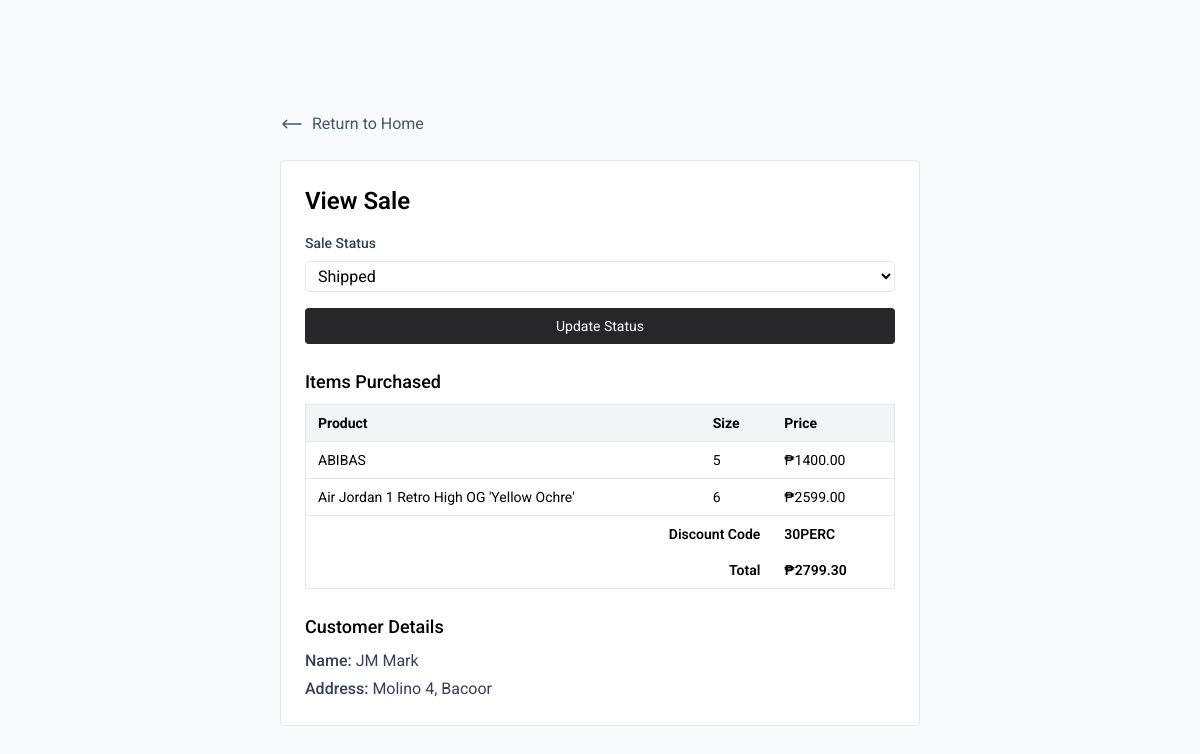
Screenshot of /admin/manage_sales.php?id=QE7CPm2qwv5IzXgn (signed in) with the database file from the repository.
### tables this page shows
CREATE TABLE `sales` (
  `id` int(11) NOT NULL,
  `total` decimal(10,2) NOT NULL,
  `customer_name` varchar(255) NOT NULL,
  `address` varchar(255) NOT NULL,
  `city` varchar(255) NOT NULL,
  `status` enum('Pending','Processing','Confirmed','Out for Delivery','Shipped','Cancelled') NOT NULL,
  `sale_id` varchar(16) NOT NULL,
  `discount_code` varchar(255) DEFAULT NULL,
  `owner_id` int(11) NOT NULL
);

CREATE TABLE `sold_products` (
  `id` int(11) NOT NULL,
  `product_id` int(11) NOT NULL,
  `size` int(11) NOT NULL,
  `sale_id` varchar(16) NOT NULL,
  `owner_id` int(11) NOT NULL
);

CREATE TABLE `products` (
  `id` int(11) NOT NULL,
  `name` varchar(255) NOT NULL,
  `price` decimal(15,2) NOT NULL,
  `image` varchar(255) NOT NULL,
  `stocks` int(11) NOT NULL DEFAULT 1,
  `brand_name` varchar(255) NOT NULL
);

### admin/manage_sales.php (the view, shortened to what this page needs)
<?php
    require_once '../config.php';
    $sale_id = $_GET['id'];
    $stmt = $conn->prepare("SELECT * FROM sales WHERE sale_id = ?");
    $stmt->bind_param("s", $sale_id);
    $stmt->execute();
    $result = $stmt->get_result();
    $row = $result->fetch_assoc();
    $stmt = $conn->prepare("SELECT sp.*, p.name, p.price, sp.size FROM sold_products sp JOIN products p ON sp.product_id = p.id WHERE sp.sale_id = ?");
    $stmt->bind_param("s", $sale_id);
    $stmt->execute();
    $result = $stmt->get_result();
    $items = [];
    while ($item = $result->fetch_assoc()) {
        $items[] = $item;
    }
?>
<!doctype html>
<html lang='en'>
    <head>
        <script src='../assets/js/tailwind.js'></script>
        <link rel="stylesheet" href="../assets/css/main.css">
    </head>
    <body class="bg-gray-50 roboto">
        <div class="max-w-2xl p-4 my-24 space-y-6 mx-auto">
            <a href="index.php" class="flex items-center space-x-2 mb-2 text-gray-600 hover:text-gray-800 ease duration-200">
                <svg xmlns="http://www.w3.org/2000/svg" fill="none" viewBox="0 0 24 24" stroke-width="1.5" stroke="currentColor" class="size-6">
                    <path stroke-linecap="round" stroke-linejoin="round" d="M6.75 15.75 3 12m0 0 3.75-3.75M3 12h18" />
                </svg>
                <p>Return to Home</p>
            </a>
            <div class="rounded bg-white border p-6">
                <h4 class="text-2xl font-semibold mb-4">View Sale</h4>
                <div class="mb-6">
                    <form method="post">
                        <label for="status" class="block text-sm font-medium text-gray-700 mb-2">Sale Status</label>
                        <select name="status" id="status" class="w-full border px-2 py-1 rounded bg-white focus:outline-zinc-200 focus:ring-zinc-200">
                            <option value="Shipped" <?= $row['status'] == 'Shipped' ? 'selected' : '' ?>>Shipped</option>
                        </select>
                        <button class="mt-4 w-full py-2 rounded text-sm bg-zinc-800 hover:bg-zinc-900 ease duration-200 text-white">Update Status</button>
                    </form>
                </div>
                <div>
                    <h5 class="text-lg font-medium mb-2">Items Purchased</h5>
                    <div class="overflow-x-auto">
                        <table class="min-w-full border text-sm">
                            <thead>
                                <tr class="bg-gray-100">
                                    <th class="px-3 py-2 border-b text-left">Product</th>
                                    <th class="px-3 py-2 border-b text-left">Size</th>
                                    <th class="px-3 py-2 border-b text-left">Price</th>
                                </tr>
                            </thead>
                            <tbody>
                                <?php foreach ($items as $item): ?>
                                <tr>
                                    <td class="px-3 py-2 border-b"><?= htmlspecialchars($item['name']) ?></td>
                                    <td class="px-3 py-2 border-b"><?= htmlspecialchars($item['size']) ?></td>
                                    <td class="px-3 py-2 border-b">₱<?= htmlspecialchars($item['price']) ?></td>
                                </tr>
                                <?php endforeach; ?>
                            </tbody>
                            <tfoot>
                                <?php if (isset($row['discount_code']) && !empty($row['discount_code'])): ?>
                                    <tr>
                                        <td colspan="2" class="px-3 py-2 text-right font-semibold">Discount Code</td>
                                        <td class="px-3 py-2 font-semibold"><?= htmlspecialchars($row['discount_code']) ?></td>
                                    </tr>
                                <?php endif; ?>
                                <tr>
                                    <td colspan="2" class="px-3 py-2 text-right font-semibold">Total</td>
                                    <td class="px-3 py-2 font-semibold">₱<?= htmlspecialchars($row['total']) ?></td>
                                </tr>
                            </tfoot>
                        </table>
                    </div>
                </div>
                <div class="mt-6">
                    <h5 class="text-lg font-medium mb-2">Customer Details</h5>
                    <div class="space-y-1 text-gray-700">
                        <div><span class="font-medium">Name:</span> <?= htmlspecialchars($row['customer_name']) ?></div>
                        <div><span class="font-medium">Address:</span> <?= htmlspecialchars($row['address']) ?>, <?= htmlspecialchars($row['city']) ?></div>
                    </div>
                </div>
            </div>
        </div>
    </body>
</html>

### assets/css/main.css (style rules this page uses)
.roboto { font-family: "Roboto", sans-serif; font-optical-sizing: auto; font-style: normal; font-variation-settings: "wdth" 100; }

### rows the page displays
sales: status "Shipped", discount_code "30PERC", total "2799.30", customer_name "JM Mark", address "Molino 4", city "Bacoor"
sold_products: product.name "ABIBAS", size "5", product.price "1400.00"
sold_products: product.name "Air Jordan 1 Retro High OG 'Yellow Ochre'", size "6", product.price "2599.00"
